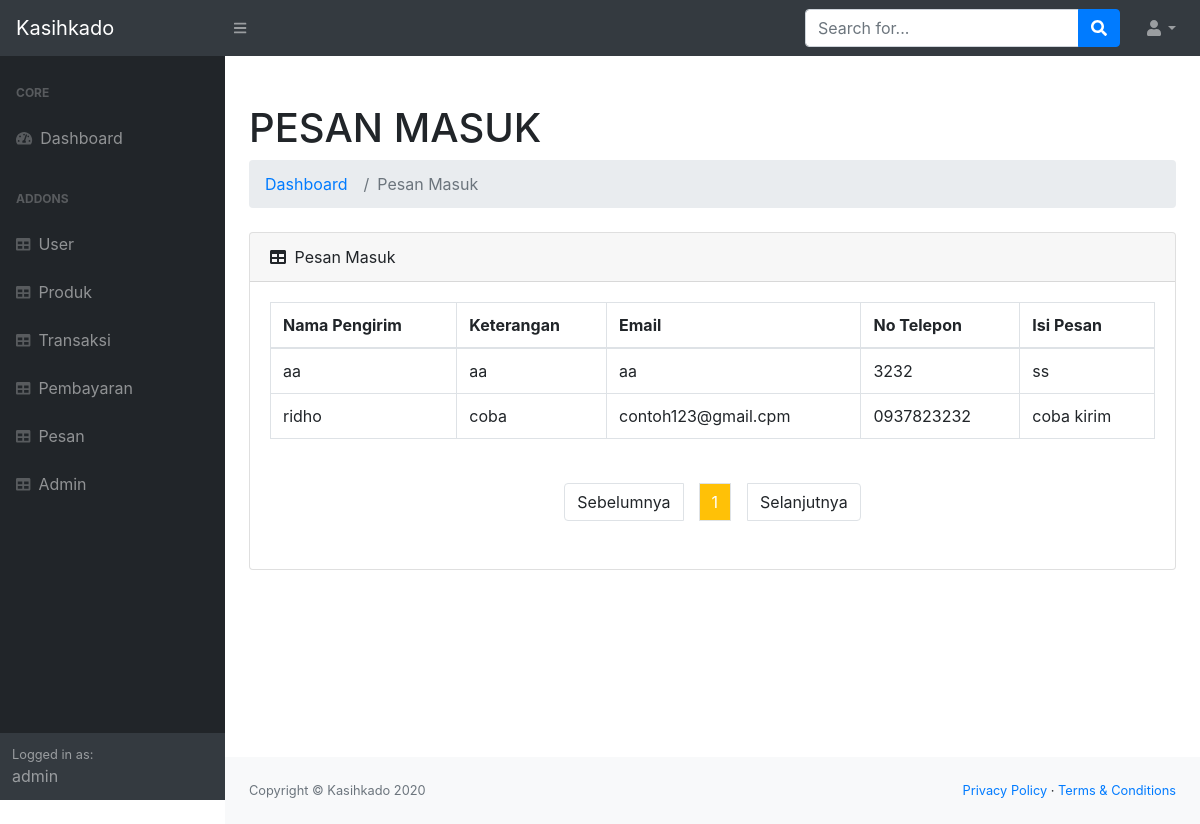
The page /admin/pesan.php (signed in) on the database its author committed.
### tables this page shows
CREATE TABLE `pesan` (
  `id_pesan` int(11) NOT NULL,
  `nama_pengirim` varchar(100) NOT NULL,
  `ket` varchar(100) NOT NULL,
  `email` varchar(100) NOT NULL,
  `no_hp` varchar(13) NOT NULL,
  `isi_pesan` text NOT NULL
);

### admin/pesan.php (the view, shortened to what this page needs)
<?php
require_once ("../koneksi.php");
?>
<!DOCTYPE html>
<html lang="en">
    <head>
        <link rel="stylesheet" type="text/css" href="../public/css/bootstrap/bootstrap.css">
        <link href="../public/css/admin.css" rel="stylesheet" />
        <link href="https://cdn.datatables.net/1.10.20/css/dataTables.bootstrap4.min.css" rel="stylesheet" />
    </head>
    <body class="sb-nav-fixed">
        <nav class="sb-topnav navbar navbar-expand navbar-dark bg-dark">
            <a class="navbar-brand" href="../home.php">Kasihkado</a>
            <button class="btn btn-link btn-sm order-1 order-lg-0" id="sidebarToggle" href="#"><i class="fas fa-bars"></i></button>
            <form class="d-none d-md-inline-block form-inline ml-auto mr-0 mr-md-3 my-2 my-md-0">
                <div class="input-group">
                    <input class="form-control" type="text" placeholder="Search for..." aria-label="Search" aria-describedby="basic-addon2" />
                    <div class="input-group-append">
                        <button class="btn btn-primary" type="button"><i class="fas fa-search"></i></button>
                    </div>
                </div>
            </form>
            <ul class="navbar-nav ml-auto ml-md-0">
                <li class="nav-item dropdown">
                    <a class="nav-link dropdown-toggle" id="userDropdown" href="#" role="button" data-toggle="dropdown" aria-haspopup="true" aria-expanded="false"><i class="fas fa-user fa-fw"></i></a>
                </li>
            </ul>
        </nav>
        <div id="layoutSidenav">
        <?php
            require_once ("sidenavadmin.php")
        ?>
            <div id="layoutSidenav_content">
                <main>
                    <div class="container-fluid">
                        <h1 class="mt-4">PESAN MASUK</h1>
                        <ol class="breadcrumb mb-4">
                            <li class="breadcrumb-item"><a href="admin.php">Dashboard</a></li>
                            <li class="breadcrumb-item active">Pesan Masuk</li>
                        </ol>
                        <div class="card mb-4">
                            <div class="card-header">
                                <i class="fas fa-table mr-1"></i>
                                Pesan Masuk
                            </div>
                            <div class="card-body">
                                <div class="table-responsive">
                                    <table class="table table-bordered" id="mytable" width="100%" cellspacing="0">
                                        <thead>
                                            <tr>
                                                <th>Nama Pengirim</th>
                                                <th>Keterangan</th>
                                                <th>Email</th>
                                                <th>No Telepon</th>
                                                <th>Isi Pesan</th>
                                            </tr>
                                        </thead>
                                        <tbody>
                                        <?php
                                            $batas = 10;
                                            $halaman = isset($_GET['halaman'])?(int)$_GET['halaman'] : 1;
                                            $halaman_awal = ($halaman>1) ? ($halaman * $batas) - $batas : 0;
                                            $previous = $halaman - 1;
                                            $next = $halaman + 1;
                                            $query = mysqli_query($con,"SELECT * FROM pesan  ORDER BY id_pesan ASC");
                                            $jumlah_data = mysqli_num_rows($query);
                                            $total_halaman = ceil($jumlah_data / $batas);
                                            $data_barang = mysqli_query($con, "SELECT * FROM pesan ORDER BY id_pesan ASC LIMIT $halaman_awal, $batas");
                                            while ($record = mysqli_fetch_array($data_barang)) {
                                        ?>
                                                <tr>
                                                    <td><?php echo $record['nama_pengirim'] ?></td>
                                                    <td><?php echo $record['ket'] ?></td>
                                                    <td><?php echo $record['email'] ?></td>
                                                    <td><?php echo $record['no_hp'] ?></td>
                                                    <td><?php echo $record['isi_pesan'] ?></td>
                                                </tr>
                                            <?php } ?>
                                        </tbody>
                                    </table>
                                </div>
                            </div>
                            <?php
                                $jumlahLink = 3;
                                    if($halaman >$jumlahLink ){
                                        $start_number = $halaman - $jumlahLink;
                                    } else{
                                        $start_number = 1;
                                    }
                                    if($halaman < $total_halaman - $jumlahLink){
                                        $end_number = $halaman + $jumlahLink;
                                    } else{
                                        $end_number = $total_halaman;
                                    }
                                ?>
                            <nav>
                                <ul class="pagination justify-content-center mb-5 mt-2">
                                    <li class="page-item">
                                        <a class="page-link mr-3" <?php if($halaman > 1 ){ echo "href='?halaman=$previous'"; } ?>>Sebelumnya</a>
                                    </li>
                                    <?php
                                    for($x=$start_number;$x<=$end_number;$x++) :?>
                                        <?php if ($halaman == $x) :?>
                                        <li class="page-item"><a class="page-link bg-warning text-white" href="?halaman=<?php echo $x ?>"><?php echo $x; ?></a></li>
                                    <?php else : ?>
                                        <li class="page-item"><a class="page-link" href="?halaman=<?php echo $x ?>"><?php echo $x; ?></a></li>
                                    <?php endif; ?>
                                    <?php endfor; ?>
                                    <li class="page-item">
                                        <a  class="page-link ml-3" <?php if($halaman < $total_halaman) { echo "href='?halaman=$next'"; } ?>>Selanjutnya</a>
                                    </li>
                                </ul>
                            </nav>
                        </div>
                    </div>
                </main>
                <footer class="py-4 bg-light mt-auto">
                    <div class="container-fluid">
                        <div class="d-flex align-items-center justify-content-between small">
                            <div class="text-muted">Copyright &copy; Kasihkado 2020</div>
                            <div>
                                <a href="#">Privacy Policy</a>
                                &middot;
                                <a href="#">Terms &amp; Conditions</a>
                            </div>
                        </div>
                    </div>
                </footer>
            </div>
        </div>
    </body>
</html>

### rows shown on the page
pesan: nama_pengirim "aa", ket "aa", email "aa", no_hp "3232", isi_pesan "ss"
pesan: nama_pengirim "ridho", ket "coba", email "contoh123@gmail.cpm", no_hp "0937823232", isi_pesan "coba kirim"

### other values the page prints
$_SESSION['usernameadm'] "admin"
